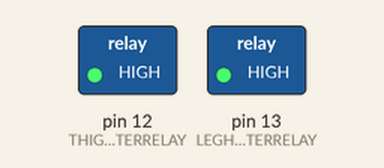
A sketch run on a simulated Arduino Uno, built with avr-gcc and run on an emulated ATmega328P. On the bench: switched loads named in the sketch (green lamp = pin HIGH).

Above: at 1.0 s.
At 3.0 s:
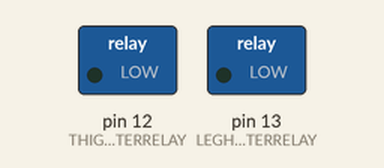
Timing chart, 0 to 5.2 s (numbered marks = the images above):
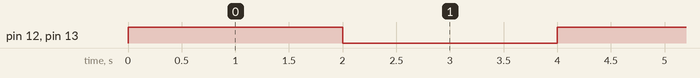

The sketch:

2_channel_relay_test.ino
```cpp
#define LEGHEATERRELAY   13
#define THIGHHEATERRELAY 12

void setup() {
  pinMode(LEGHEATERRELAY, OUTPUT);
  pinMode(THIGHHEATERRELAY, OUTPUT);
  digitalWrite(LEGHEATERRELAY, LOW); // initialize in LOW state
  digitalWrite(THIGHHEATERRELAY, LOW); // initialize in LOW state
}

void loop() {
  // put your main code here, to run repeatedly:

  digitalWrite(LEGHEATERRELAY, !digitalRead(LEGHEATERRELAY));
  digitalWrite(THIGHHEATERRELAY, !digitalRead(THIGHHEATERRELAY));

  delay(2000);
}
```

Measured:
- by itself, pin 12 (THIGHHEATERRELAY), pin 13 (LEGHEATERRELAY): alternates HIGH for 2.0 s and LOW for 2.0 s
